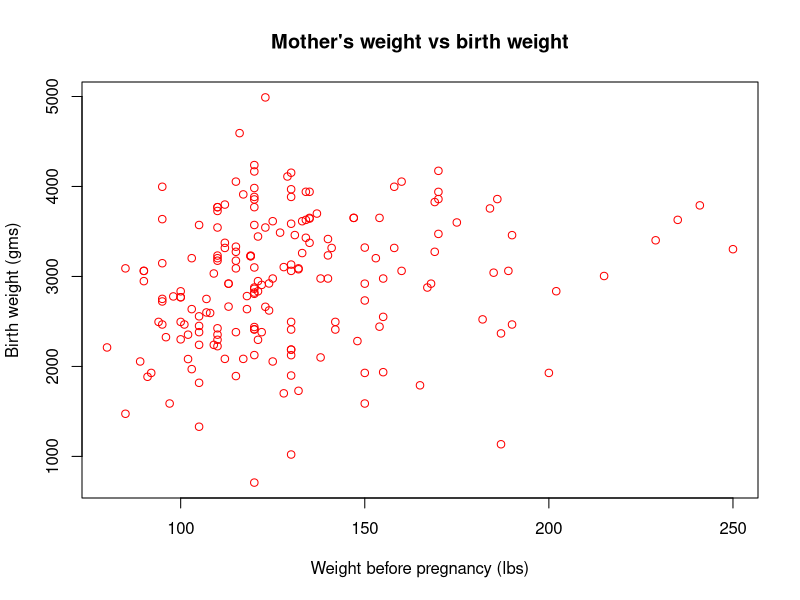
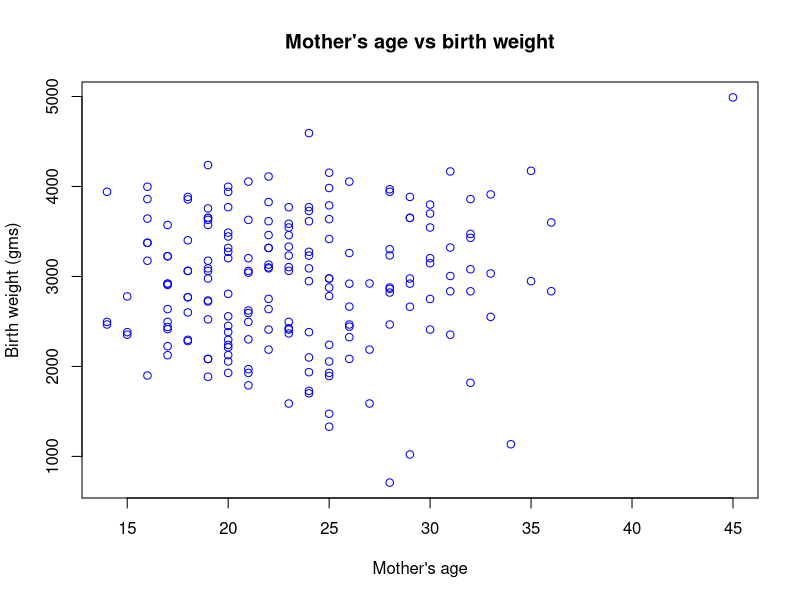
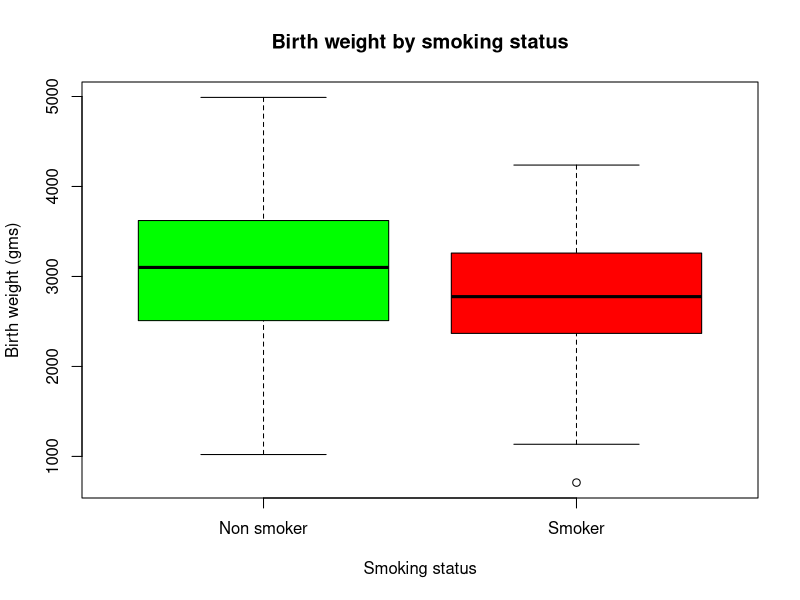
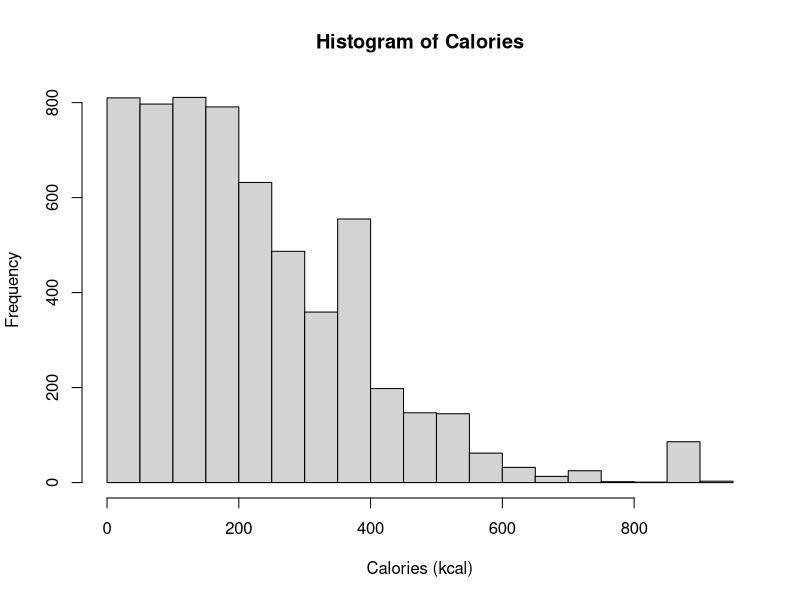
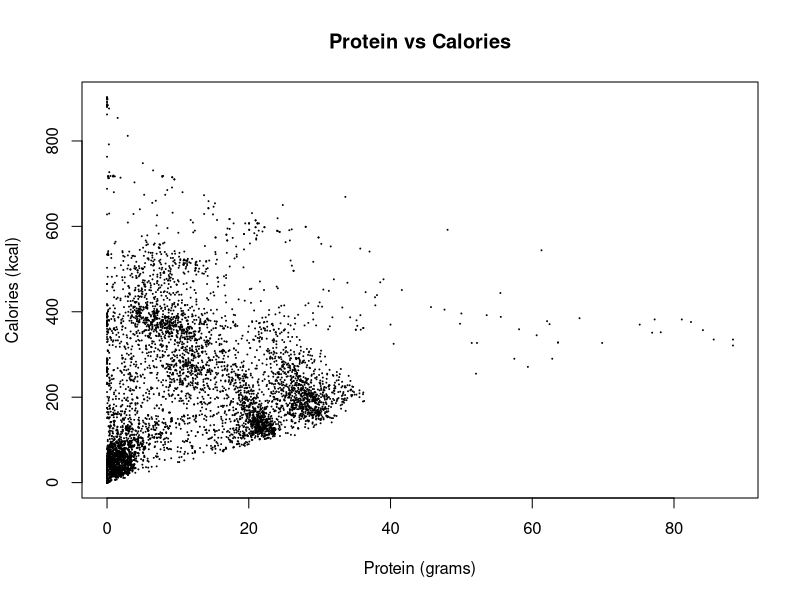
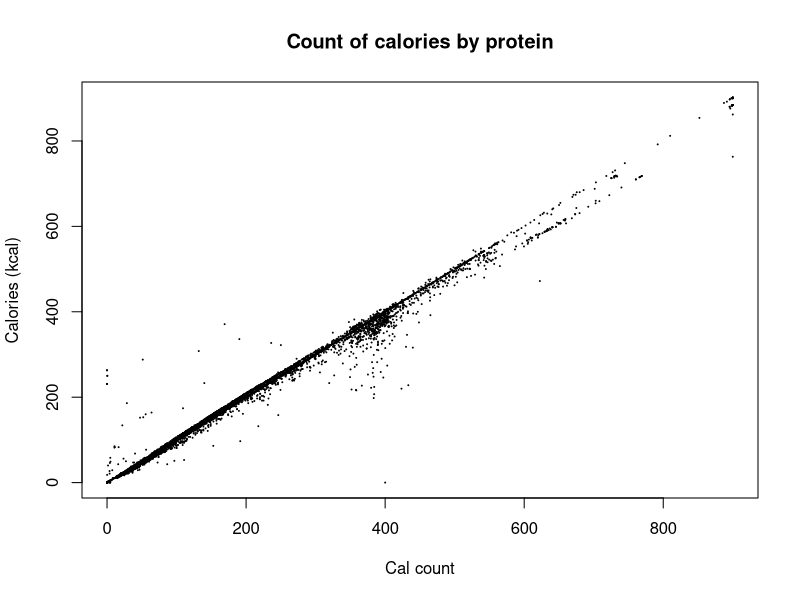

Here is the R script that generated these plots, in order:
## ---- chunk 1
library(ggplot2)
## ---- chunk 2
mean(msleep$sleep_rem, na.rm = TRUE)
## ---- chunk 3
sd(msleep$brainwt, na.rm = TRUE)
## ---- chunk 4
idx = which(msleep$sleep_rem == max(msleep$sleep_rem, na.rm = TRUE))
maxSleepName = msleep$name[idx]
## ---- chunk 5
maxSleepName
## ---- chunk 6
mean(msleep$bodywt[msleep$vore == "carni"], na.rm = TRUE)
## ---- chunk 7
library(MASS)
## ---- chunk 8
plot(birthwt$lwt,
     birthwt$bwt,
     xlab="Weight before pregnancy (lbs)",
     ylab="Birth weight (gms)",
     main = "Mother's weight vs birth weight",
     col = "red")

# Yes, birth weight seems to increase with weight of mother before pregnancy.
## ---- chunk 9
plot(birthwt$age,
     birthwt$bwt,
     xlab="Mother's age",
     ylab="Birth weight (gms)",
     main = "Mother's age vs birth weight",
     col = "blue")

# No, there is no relationship between mother's age and birth weight.
## ---- chunk 10
boxplot(birthwt$bwt[birthwt$smoke == 0],
        birthwt$bwt[birthwt$smoke == 1],
        names = c("Non smoker", "Smoker"),
        xlab = "Smoking status",
        ylab = "Birth weight (gms)",
        main="Birth weight by smoking status",
        col=c("green", "red"))

# Birth weight of kids of smoker moms is less than when compared to non-smoker moms.
## ---- chunk 11
nutrition = read.csv("nutrition-2018.csv", header = TRUE)
# str(nutrition)
hist(nutrition$Calories, xlab = "Calories (kcal)", main = "Histogram of Calories")

# This histogram is skewed towards right. The sudden spike at 850 kCal is unusual. I was hoping to see very low values there as per the trend.
# However there is an unusual splike there.
## ---- chunk 12
plot(nutrition$Protein,
     nutrition$Calories,
     xlab = "Protein (grams)",
     ylab = "Calories (kcal)",
     main = "Protein vs Calories",
     cex = 0.1)

# I notice that relationship between calories and protein is not linear.
# Average amount of protein per serving increases with calories till a certin point but then it starts to reduce.
## ---- chunk 13
calCount = 4 * nutrition$Protein + 4 * nutrition$Carbs + 9 * nutrition$Fat
plot(calCount,
     nutrition$Calories,
     xlab = "Cal count",
     ylab = "Calories (kcal)",
     main = "Count of calories by protein",
     cex = 0.1)
## ---- chunk 14
a = 1:10
b = 10:1
c = rep(1, times = 10)
d = 2 ^ (1:10)
## ---- chunk 15
sum_of_squares = function(x){
  sum(x ^ 2)
}

sum_of_squares(x = a)
sum_of_squares(x = c(c, d))
## ---- chunk 16
sqrt(mean(sum_of_squares(x = (d - 0))))
## ---- chunk 17
sqrt(mean(sum_of_squares(x = (a - b))))
## ---- chunk 18
set.seed(42)
x = 1:100
y = rnorm(1000)
z = runif(150, min = 0, max = 1)
## ---- chunk 19
list_extreme_values = function(x, k = 2){
  smallIndices = which(x < mean(x) - k * sd(x))
  largeIndices = which(x > mean(x) + k * sd(x))
  list(small = x[smallIndices], large = x[largeIndices])
}
## ---- chunk 20
list_extreme_values(x = x, k = 1)
list_extreme_values(x = y, k = 3)
list_extreme_values(x = y, k = 2)
list_extreme_values(x = z, k = 1.5)
## ---- chunk 21
mean(list_extreme_values(x = y, k = 1.5)$large)
